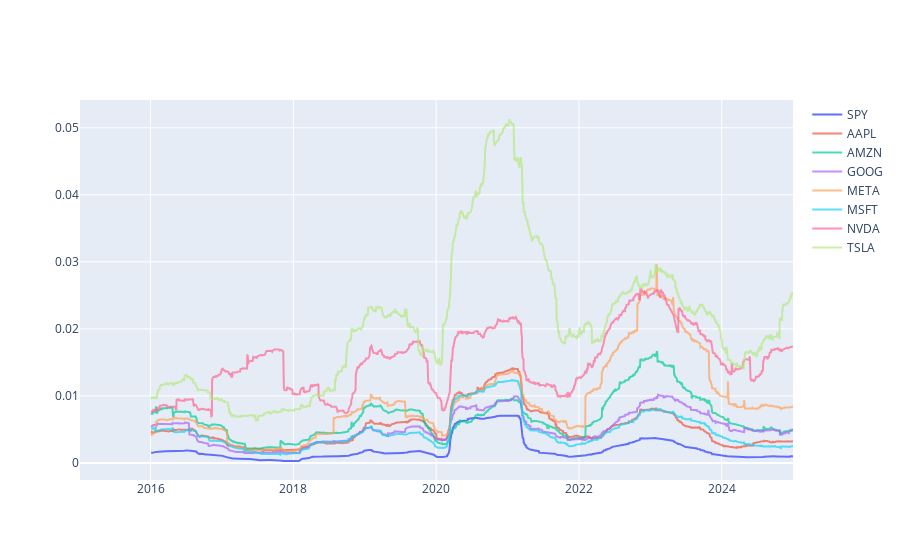

This figure's notebook cell:
### Code cell
fig = go.Figure()

fig.add_trace(
    go.Scatter(
        x = df_index_vol.index,
        y = df_index_vol['SPY'],
        name = 'SPY'
    )
)

for ticker in df_mag7_vol.columns:
    fig.add_trace(
    go.Scatter(
        x = df_mag7_vol.index,
        y = df_mag7_vol[ticker],
        name = ticker,
        opacity= 0.7
    )
)


fig.show()

### Figure 1 — Plotly figure (JSON) as saved in the notebook; plotly's stock layout.template omitted (floating-point values rounded to 4 significant figures; data arrays with more than 128 entries replaced by an {"elided": "..."} marker saying what was removed)
{"data": [{"name": "SPY", "type": "scatter", "x": {"elided": "2515 str values"}, "y": {"elided": "2515 float values"}}, {"name": "AAPL", "opacity": 0.7, "type": "scatter", "x": {"elided": "2515 str values"}, "y": {"elided": "2515 float values"}}, {"name": "AMZN", "opacity": 0.7, "type": "scatter", "x": {"elided": "2515 str values"}, "y": {"elided": "2515 float values"}}, {"name": "GOOG", "opacity": 0.7, "type": "scatter", "x": {"elided": "2515 str values"}, "y": {"elided": "2515 float values"}}, {"name": "META", "opacity": 0.7, "type": "scatter", "x": {"elided": "2515 str values"}, "y": {"elided": "2515 float values"}}, {"name": "MSFT", "opacity": 0.7, "type": "scatter", "x": {"elided": "2515 str values"}, "y": {"elided": "2515 float values"}}, {"name": "NVDA", "opacity": 0.7, "type": "scatter", "x": {"elided": "2515 str values"}, "y": {"elided": "2515 float values"}}, {"name": "TSLA", "opacity": 0.7, "type": "scatter", "x": {"elided": "2515 str values"}, "y": {"elided": "2515 float values"}}], "layout": {}}
